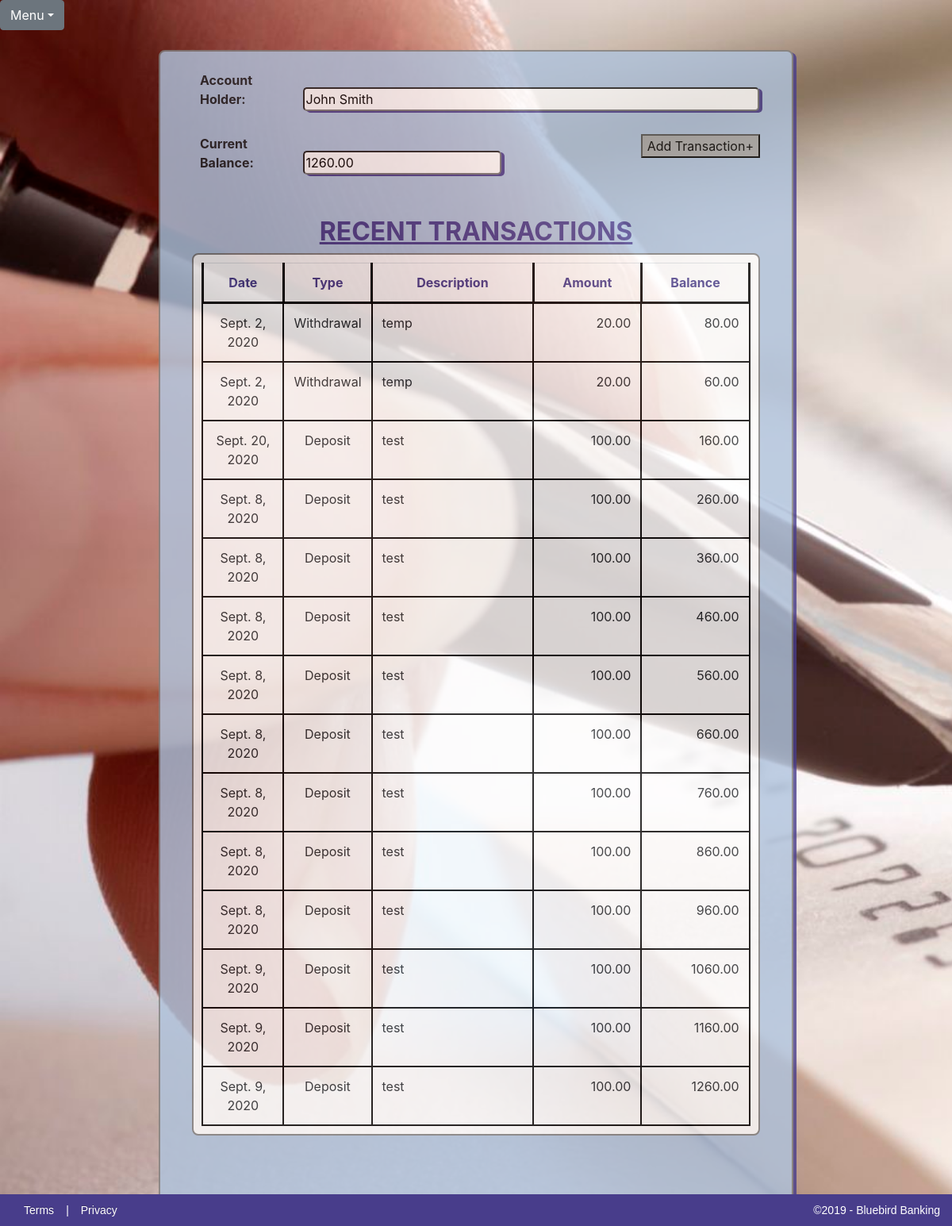
Page /1/balance/ on the committed database.
### Checkbook/models.py (models this page shows)
class Account(models.Model):
    first_name = models.CharField(max_length=50)
    last_name = models.CharField(max_length=50)
    initial_deposit = models.DecimalField(max_digits=15, decimal_places=2)
    Accounts = models.Manager()
    def __str__(self):
        return self.first_name + ' ' + self.last_name

class Transaction(models.Model):
    date = models.DateField()
    type = models.CharField(max_length=10, choices=TransactionTypes)
    amount = models.DecimalField(max_digits=15, decimal_places=2)
    description = models.CharField(max_length=100)
    account = models.ForeignKey(Account, on_delete=models.CASCADE)
    Transactions = models.Manager()

### Checkbook/views.py (the view)
# urls.py: path('<int:pk>/balance/', views.balance, name='balance'),
def balance(request, pk):
    account = get_object_or_404(Account, pk=pk)
    transactions = Transaction.Transactions.filter(account=pk)
    current_total = account.initial_deposit
    table_contents = {}
    for t in transactions:
        if t.type == 'Deposit':
            current_total += t.amount
            table_contents.update({t: current_total})
        else:
            current_total -= t.amount
            table_contents.update({t: current_total})
    content = {'account': account, 'table_contents': table_contents, 'balance': current_total}
    return render(request, 'checkbook/BalanceSheet.html', content)

### Checkbook/templates/checkbook/BalanceSheet.html (shortened to what this page needs)
{% extends 'checkbook_base.html' %}
{% block content %}
			<div id="all-transactions-form">
				<form>
					<br>
					<label>Account Holder:</label>
					<input id="accountholder" type="text" name="accountHolder" value="{{ account }}" readonly>
					<br><br>
					<label>Current Balance:</label>
					<input id="balance" type="text" name="currentBalance" value="{{ balance }}" readonly>
					<button type="button"><a href="{% url 'transaction' %}">Add Transaction+</a></button>
				</form>
				<br><br>
			</div>
			<h2>RECENT TRANSACTIONS</h2>
			<table class="table table-responsive" id ="transactions-table">
				<tr id="headerRow">
					<th>Date</th>
					<th>Type</th>
					<th>Description</th>
					<th>Amount</th>
					<th>Balance</th>
				</tr>
				{% for key, total in table_contents.items %}
				<tr>
					<td class="center">{{ key.date }}</td>
					<td class="center">{{ key.type }}</td>
					<td class="left">{{ key.description }}</td>
					<td class="right">{{ key.amount }}</td>
					<td class="right">{{ total }}</td>
				</tr>
				{% endfor %}
			</table>
			<br><br>
{% endblock %}

### Checkbook/templates/checkbook_base.html (shortened to what this page needs)
{% load static %}
<!DOCTYPE html>
<html lang="en">
	<head>
		<link rel="stylesheet" href="{% static '/CSS/CheckbookApp.css' %}">
		<link rel="stylesheet" href="https://stackpath.bootstrapcdn.com/bootstrap/4.3.1/css/bootstrap.min.css">
		<link rel="stylesheet" href="https://maxcdn.bootstrapcdn.com/font-awesome/4.7.0/css/font-awesome.min.css">
	</head>
	<header>
		<div class="JavaScriptDropdown">
			<div class="btn-group">
				<button type="button" class="btn btn-secondary dropdown-toggle" data-toggle="dropdown">Menu</button>
			</div>
		</div>
	</header>
	<body id="body">
		<div class="checkbook-container">
			{% block content %}{% endblock %}
			<br><br>
		</div>
		<section id="block-footer">
			<p id="footer-right"><a href="#">Terms</a>|<a href="#">Privacy</a></p>
			<p id="footer-left">&copy;2019 - Bluebird Banking</p>
		</section>
	</body>
</html>

### Checkbook/static/CSS/CheckbookApp.css (style rules this page uses)
html, body { height: cover; width: cover; }
body { font-family: Lucida Sans Unicode; text-align: center; background-image: url('../../static/images/CheckCalligraphyPen.jpg'); -webkit-background-size: cover; -moz-background-size: cover; -o-background-size: cover; background-size: cover; overflow: scroll; background-repeat: no-repeat; }
label { width: 125px; margin-left: 50px; font-weight: bold; opacity: initial; }
input, select { width: 500px; border-radius: 5px; box-shadow: 4px 2px darkslateblue; }
th { border: 3px solid black; }
tr td { height: 25px; border: 2px solid black; word-wrap: normal; vertical-align: top; width: auto; }
#headerRow { color: darkslateblue; text-align: center; }
.center { text-align: center; width: 15%; }
.left { padding-left: 10px; width: 30%; word-wrap: normal; }
.right { padding-right: 5px; width: 20%; text-align: right; }
.JavaScriptDropdown { position: relative; margin-top: 0; }
.checkbook-container { opacity: 0.8; position: relative; width: 800px; height: auto; border-radius: 8px; border: 2px solid gray; box-shadow: 4px 3px darkslateblue; margin-left: auto; margin-right: auto; margin-top: 25px; background-color: lightsteelblue; }
.checkbook-container h2 { color: darkslateblue; font-size: 32px; font-weight: bold; text-align: center; text-decoration: underline; }
#all-transactions-form { position: relative; }
#all-transactions-form button { background-color: darkgray; position: relative; right: 40px; float: right; }
#accountholder { width: 575px; }
#balance { width: 250px; }
#transactions-table { background-color:white; width: 90%; height: auto; margin-right: auto; margin-left: auto; padding: 10px; border: 2px solid gray; border-collapse: collapse; border-radius: 8px; table-layout: auto; float: center; position: relative; }
.checkbook-container button, .new-account-button { background-color: darkgray; display: block; margin-left: auto; margin-right: auto; }
button a, button a:hover { text-decoration: none; text-align: center; color:black; }
#block-footer { clear: both; display: flex; width: 100%; -moz-box-sizing: border-box; margin: 0 auto; background-color: darkslateblue; position: fixed; bottom: 0; height: 40px; }
#block-footer a, #block-footer p { flex: 1; color: white; padding: 15px 15px; font-size: 14px; line-height: 10px; font-family:'PT Sans', Arial, Helvetica, sans-serif; }
#footer-left { width: 40%; text-align: right; }
#block-footer { float:left; clear:both; width:100%; }
#block-footer a { color: white; text-shadow: 0 -1px 0 rgba(0, 0, 0, 0.25); text-decoration: none; outline: medium none; }

### rows in the picture
Account: accountHolder "John Smith"
Transaction: date "Sept. 2, 2020", type "Withdrawal", description "temp", amount "20.00", total "80.00"
Transaction: date "Sept. 2, 2020", type "Withdrawal", description "temp", amount "20.00", total "60.00"
Transaction: date "Sept. 20, 2020", type "Deposit", description "test", amount "100.00", total "160.00"
Transaction: date "Sept. 8, 2020", type "Deposit", description "test", amount "100.00", total "260.00"
Transaction: date "Sept. 8, 2020", type "Deposit", description "test", amount "100.00", total "360.00"
Transaction: date "Sept. 8, 2020", type "Deposit", description "test", amount "100.00", total "460.00"
Transaction: date "Sept. 8, 2020", type "Deposit", description "test", amount "100.00", total "560.00"
Transaction: date "Sept. 8, 2020", type "Deposit", description "test", amount "100.00", total "660.00"
Transaction: date "Sept. 8, 2020", type "Deposit", description "test", amount "100.00", total "760.00"
Transaction: date "Sept. 8, 2020", type "Deposit", description "test", amount "100.00", total "860.00"
Transaction: date "Sept. 8, 2020", type "Deposit", description "test", amount "100.00", total "960.00"
Transaction: date "Sept. 9, 2020", type "Deposit", description "test", amount "100.00", total "1060.00"
Transaction: date "Sept. 9, 2020", type "Deposit", description "test", amount "100.00", total "1160.00"
Transaction: date "Sept. 9, 2020", type "Deposit", description "test", amount "100.00", total "1260.00"
